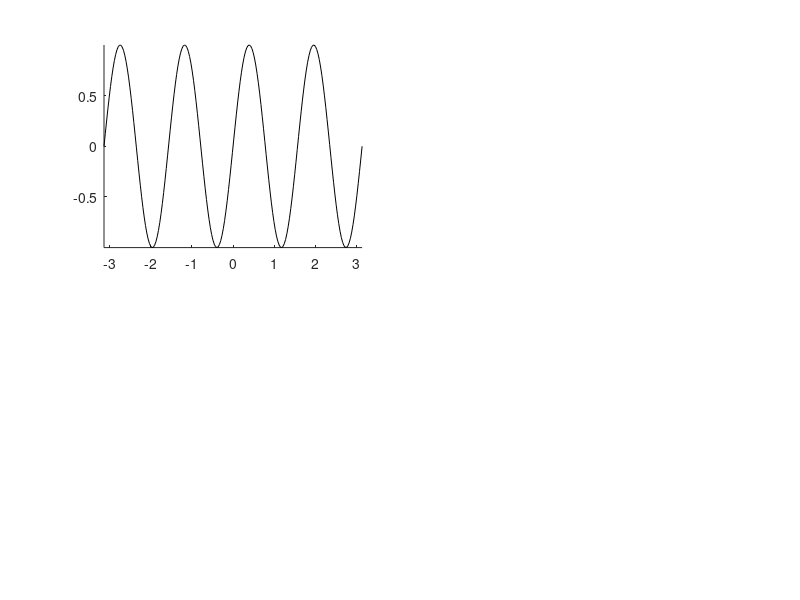

Here is the MATLAB script that generated this plot: (Note: this script raises an error after producing the figure.)
% demo_plot.m
% Demonstrates use of the fill_between.m function

figure(1), clf
set(1, 'Color', [1 1 1])
%%
% Example 1 ===============================================================
subplot(2, 2, 1)
x = linspace(-pi, pi, 200);
y2 = sin(x*4);
y1 = zeros(size(x));

plot(x, y2, 'k-')
axis tight
box off

% define a binary vector of x values where we will fill
where = x>0 & x<pi/2;

% Define a set of patch properties that you want for your filled region
% See http://www.mathworks.co.uk/help/matlab/ref/patch_props.html
opts={'EdgeColor', 'none',...
      'FaceColor', [0.5 0.5 1]};

% Do the filling
h = fill_between(x, y1, y2, where, opts{:});

%%
% Example 2 ===============================================================
subplot(2, 2, 2)
x = linspace(-4, 4, 200);
y2 = sin(x*4)/2;
y1 = sin(x*2);

plot(x, y1, 'k-')
hold on
plot(x, y2, 'k-')
box off

% Define a set of patch properties that you want for your filled region
% See http://www.mathworks.co.uk/help/matlab/ref/patch_props.html
opts={'EdgeColor', 'none',...
      'FaceColor', [1 0.5 0.5]};

% Do the filling
fill_between(x, y1, y2, [], opts{:});

%%
% Example 3 ===============================================================
subplot(2, 2, 3)
x = linspace(-4, 4, 200);
y2 = sin(x*4)/2;
y1 = sin(x*2);

plot(x, y1, 'k-')
hold on
plot(x, y2, 'k-')
box off

% Do the filling
opts={'EdgeColor', 'none',...
      'FaceColor', [1 0.5 0.5]};
fill_between(x, y1, y2, y1>y2, opts{:});

opts={'EdgeColor', 'none',...
      'FaceColor', [0.5 1 0.5]};
fill_between(x, y1, y2, y1<y2, opts{:});


%%
% Example 4 ===============================================================
subplot(2,2,4)
x = linspace(-4,4,600);
y = sin(x*4);

plot(x, y, 'k-')
box off

% Do the filling
opts={'EdgeColor', 'none',...
      'FaceColor', [1 0.5 0.5]};
fill_between(x, 0.5, y, y>0.5, opts{:});

% Do the filling
opts={'EdgeColor', 'none',...
      'FaceColor', [0.5 1 0.5]};
fill_between(x, 0, y, y<0, opts{:});

